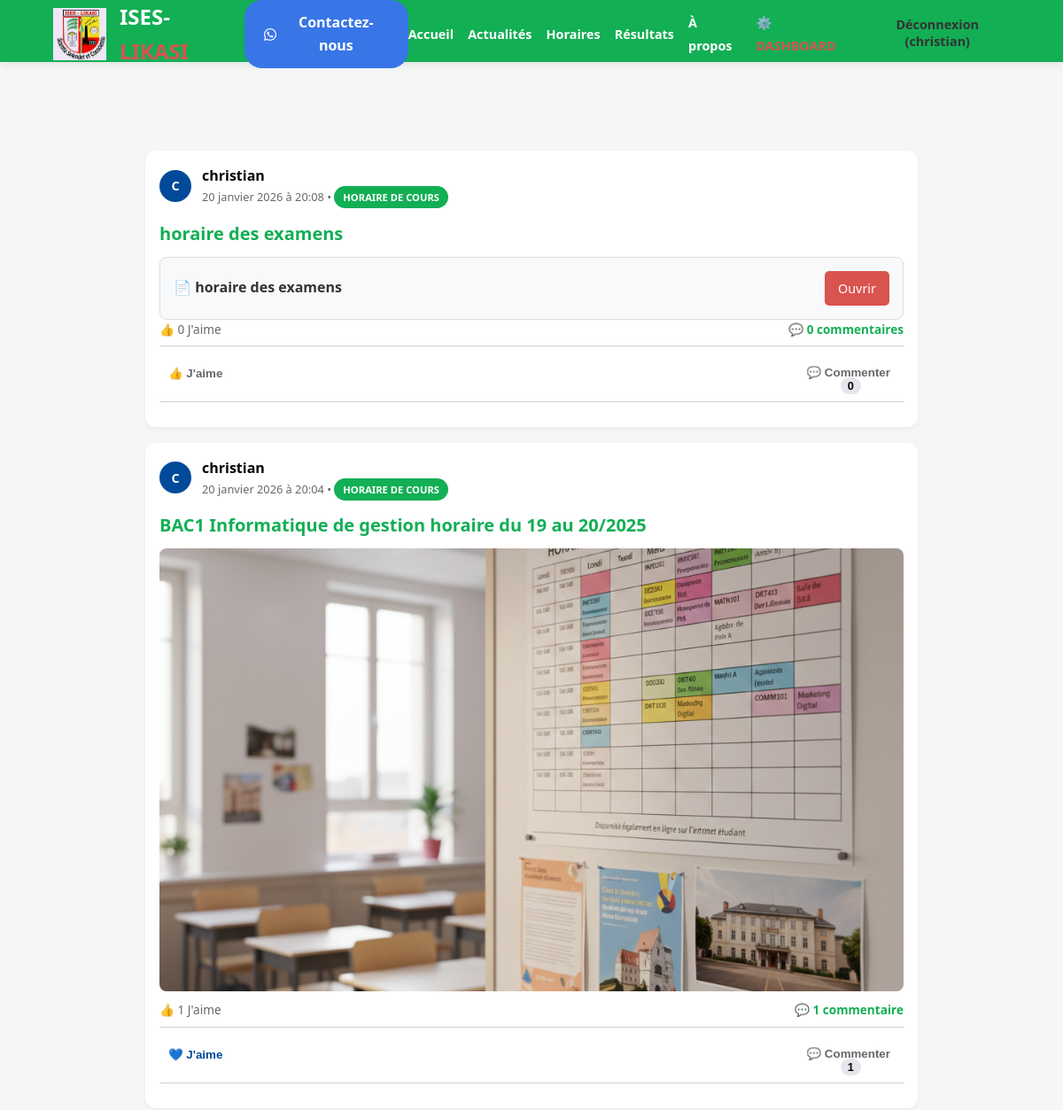
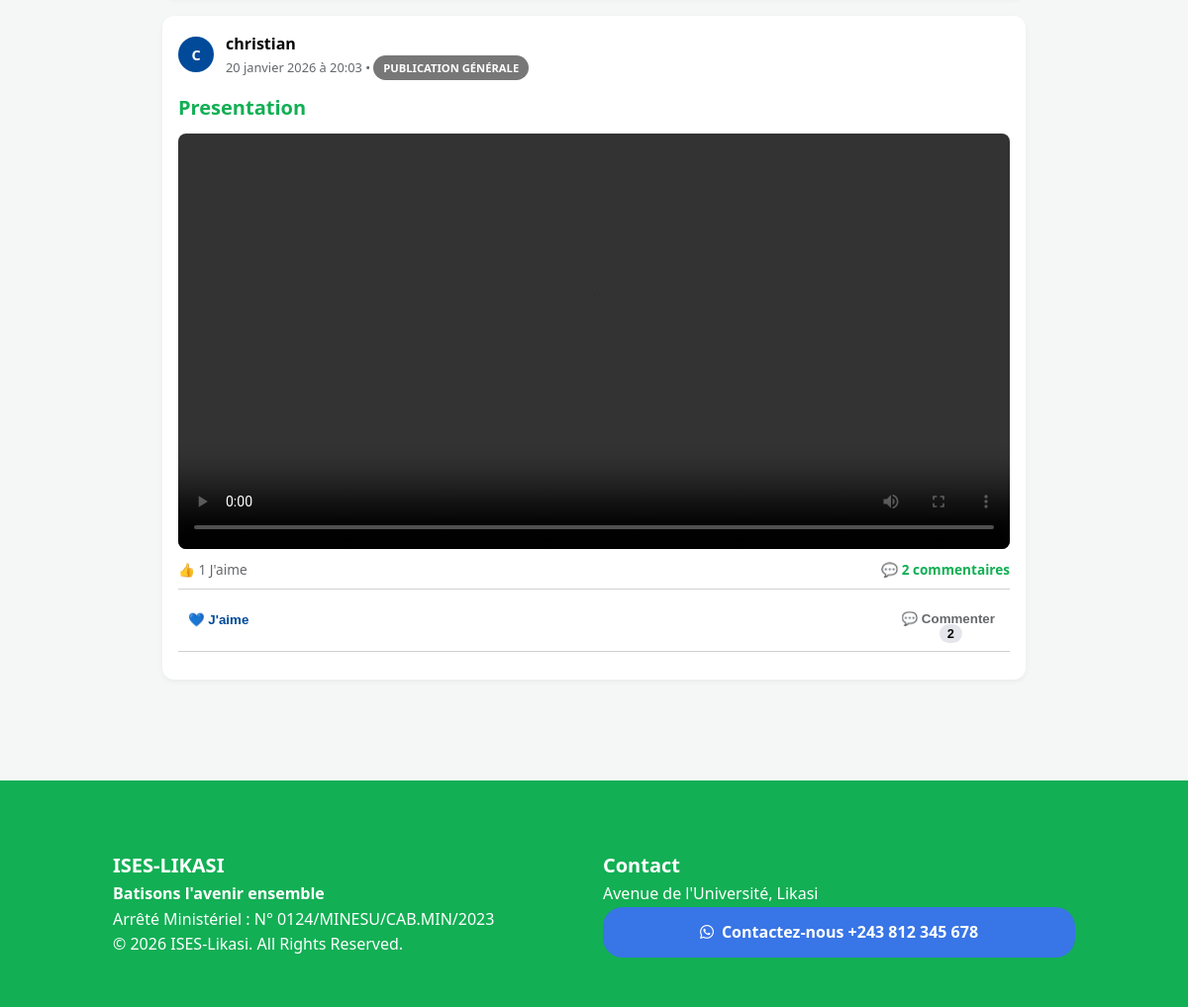
The app's page / (signed in) with its own data (2 pictures, top to bottom).
### portal/models.py (models this page shows)
class Post(models.Model):
    POST_TYPES = (
        ('GENERAL', 'Publication Générale'),
        ('NEWS', 'Communiqué Officiel'),
        ('SCHEDULE', 'Horaire de Cours'),
    )
    author = models.ForeignKey(User, on_delete=models.CASCADE)
    post_type = models.CharField(max_length=10, choices=POST_TYPES, default='GENERAL')
    title = models.CharField(max_length=200)
    content = models.TextField()
    promotion = models.ForeignKey(Promotion, on_delete=models.CASCADE, blank=True, null=True)
    image = models.ImageField(upload_to='posts/', blank=True, null=True)
    video = models.FileField(upload_to='videos/', blank=True, null=True)
    document_pdf = models.FileField(upload_to='documents/', blank=True, null=True)
    created_at = models.DateTimeField(auto_now_add=True)
    likes = models.ManyToManyField(User, related_name='post_likes', blank=True)

### portal/views.py (the view)
# urls.py: path('', views.home_view, name='home'),
def home_view(request):
    posts = Post.objects.all().order_by('-created_at')
    return render(request, 'portal/home.html', {'posts': posts})

### portal/templates/portal/home.html (shortened to what this page needs)
{% extends 'portal/base.html' %}
{% load static %}
{% block content %}
<div class="feed-container">
    {% for post in posts %}
    <div class="post-card">
        <div class="post-header-meta">
            <div class="fb-avatar">{{ post.author.username|slice:":1"|upper }}</div>
            <div class="post-info">
                <span class="post-author-name"><strong>{{ post.author.get_full_name|default:post.author.username }}</strong></span>
                <span class="post-date">{{ post.created_at|date:"d F Y à H:i" }} • <span class="badge {{ post.post_type }}">{{ post.get_post_type_display }}</span></span>
            </div>
        </div>
        <div class="post-content">
            <h2 class="post-title">{{ post.title }}</h2>
            {% if post.image %}<img src="{{ post.image.url }}" class="media-full">{% endif %}
            {% if post.video %}<video controls class="media-full"><source src="{{ post.video.url }}"></video>{% endif %}
            {% if post.document_pdf %}
                <div class="pdf-attachment">
                    <p>📄 <strong>{{ post.title }}</strong></p>
                    <a href="{{ post.document_pdf.url }}" class="btn-pdf-download" target="_blank">Ouvrir</a>
                </div>
            {% endif %}
        </div>
        <div class="fb-comments-wrapper">
            <div class="fb-comment-count">
                <span>👍 {{ post.likes.count }} J'aime</span>
                <span style="font-weight: 600; color: var(--blue);">💬 {{ post.comments.count }} commentaire{{ post.comments.count|pluralize }}</span>
            </div>
            <hr class="fb-divider">
            <div class="social-interaction-btns">
                <form action="{% url 'like_post' post.id %}" method="POST" style="display:inline;">
                    <button type="submit" class="interaction-btn {% if user in post.likes.all %}active-like{% endif %}">
                        {% if user in post.likes.all %}
                            💙 J'aime
                        {% else %}
                            👍 J'aime
                        {% endif %}
                    </button>
                </form>
                <button type="button" class="interaction-btn btn-toggle-comments" onclick="toggleComments('{{ post.id }}')">
                    💬 Commenter <span class="comment-badge">{{ post.comments.count }}</span>
                </button>
            </div>
            <hr class="fb-divider">
        </div>
    </div>
    {% endfor %}
</div>
{% endblock %}

### portal/templates/portal/base.html (shortened to what this page needs)
{% load static %}
<!DOCTYPE html>
<html lang="fr">
<head>
    <link rel="stylesheet" href="{% static 'portal/css/style.css' %}">
    <link rel="stylesheet" href="{% static 'portal/css/responsive.css' %}">
    <link rel="stylesheet" href="https://cdnjs.cloudflare.com/ajax/libs/font-awesome/6.5.2/css/all.min.css">
</head>
<body>
    <div class="top-bar">
        <span>📧 infos@ises-likasi.ac.cd</span>
        <span>📍 Likasi, Haut-Katanga, RDC</span>
    </div>
    <nav class="navbar">
        <div class="nav-container">
            <div class="logo-container">
                <img src="{% static 'portal/images/logo.jpg' %}" alt="Ises logo" class="logo-image">
                <h1 class="logo">ISES-<span>LIKASI</span></h1>
                <div class="whatsApp-btn whatsApp-btn-header">
                    <a href="https://wa.me/243990862014" target="_blank" class="btn-contact">
                        <i class="fab fa-whatsapp"></i> Contactez-nous
                    </a>
                </div>
            </div>
            <ul class="nav-links nav-links-desktop">
                <li><a href="{% url 'home' %}">Accueil</a></li>
                <li><a href="{% url 'announcements' %}">Actualités</a></li>
                <li><a href="{% url 'schedules' %}">Horaires</a></li>
                <li><a href="{% url 'results' %}">Résultats</a></li>
                <li><a href="{% url 'about' %}">À propos</a></li>
                {% if user.is_authenticated %}
                    {% if user.is_staff %}
                        <li><a href="{% url 'teacher_dashboard' %}" style="color: var(--red);">⚙️ DASHBOARD</a></li>
                    {% endif %}
                    <li>
                        <form action="{% url 'logout' %}" method="post" style="display: inline;">
                            <button type="submit" class="logout-button">Déconnexion ({{ user.username }})</button>
                        </form>
                    </li>
                {% else %}
                    <li><a href="{% url 'login' %}">Connexion</a></li>
                    <li><a href="{% url 'register' %}" style="color: var(--blue);">S'inscrire</a></li>
                {% endif %}
            </ul>
        </div>
    </nav>
    <main class="content-wrapper">
        {% block content %}{% endblock %}
    </main>
    <footer class="footer">
        <div class="footer-grid">
            <div>
                <h3>ISES-LIKASI</h3>
                <h4>Batisons l'avenir ensemble</h4>
                <p>Arrêté Ministériel : N° 0124/MINESU/CAB.MIN/2023</p>
                <div>© 2026 ISES-Likasi. All Rights Reserved.</div>
            </div>
            <div>
                <h3>Contact</h3>
                <p>Avenue de l'Université, Likasi</p>
                <div class="whatsApp-btn whatsApp-btn-footer">
                    <a href="https://wa.me/243990862014" target="_blank" class="btn-contact">
                        <i class="fab fa-whatsapp"></i> Contactez-nous  +243 812 345 678
                    </a>
                </div>
            </div>
        </div>
    </footer>
</body>
</html>

### portal/static/portal/css/style.css (style rules this page uses)
:root { --blue: rgb(18, 175, 84); --red: #d9534f; --light: #f4f7f6; --white: #ffffff; }
* { margin: 0; padding: 0; box-sizing: border-box; }
body { font-family: 'Segoe UI', sans-serif; background: var(--light); color: #333; line-height: 1.6; }
.top-bar { background: #003366; color: white; padding: 8px 5%; font-size: 0.8rem; display: flex; justify-content: space-between; }
.navbar { position: fixed; top: 0; width: 100%; height: 70px; background: rgb(18, 175, 84); z-index: 1000; box-shadow: 0 2px 10px rgba(0,0,0,0.1); display: flex; align-items: center; }
.nav-container { width: 90%; margin: auto; display: flex; justify-content: space-between; align-items: center; }
.logo { font-size: 1.5rem; color: var(--white); }
.logo span { color: var(--red); }
div.logo-container { display: flex; justify-content: space-between; align-items: center; }
.logo-image { width: 60px; margin-right: 15px; }
.nav-links { display: flex; gap: 15px; list-style: none; }
.nav-links a { text-decoration: none; color: white; font-weight: 600; font-size: 0.9rem; }
.content-wrapper { margin-top: 100px; padding: 20px 5%; min-height: 80vh; }
.feed-container { max-width: 700px; margin: auto; }
.post-card { background: white; border-radius: 10px; padding: 20px; margin-bottom: 25px; box-shadow: 0 2px 5px rgba(0,0,0,0.05); }
.media-full { width: 100%; border-radius: 8px; margin: 15px 0; }
.badge { padding: 5px 10px; border-radius: 20px; color: white; font-size: 0.7rem; font-weight: bold; text-transform: uppercase; }
.SCHEDULE { background: var(--blue); }
.GENERAL { background: #777; }
.footer { background: rgb(18, 175, 84); color: white; padding: 40px 5% 20px; margin-top: 50px; }
.footer-grid { display: grid; grid-template-columns: repeat(auto-fit, minmax(200px, 1fr)); gap: 30px; }
.post-header-meta { display: flex; gap: 12px; align-items: center; margin-bottom: 15px; }
.post-info { display: flex; flex-direction: column; }
.post-author-name { font-size: 1rem; color: #050505; }
.post-date { font-size: 0.8rem; color: #65676b; }
.post-title { font-size: 1.25rem; margin-bottom: 10px; color: var(--blue); }
.media-full { width: 100%; border-radius: 8px; margin: 10px 0; max-height: 500px; object-fit: cover; }
.social-interaction-btns { display: flex; gap: 20px; padding: 5px 0; }
.interaction-btn { background: none; border: none; color: #65676b; font-weight: 600; cursor: pointer; padding: 5px 10px; border-radius: 5px; }
.pdf-attachment { background: #f8f9fa; border: 1px solid #ddd; padding: 15px; border-radius: 8px; display: flex; justify-content: space-between; align-items: center; }
.btn-pdf-download { background: #d9534f; color: white; padding: 8px 15px; border-radius: 5px; text-decoration: none; font-size: 0.9rem; }
.fb-comment-count { display: flex; justify-content: space-between; font-size: 0.9rem; color: #65676b; padding-bottom: 8px; }
.fb-divider { border: 0; border-top: 1px solid #ced0d4; margin-bottom: 12px; }
.fb-avatar { width: 36px; height: 36px; background: #004a99; color: white; border-radius: 50%; display: flex; align-items: center; justify-content: center; font-weight: bold; font-size: 0.9rem; flex-shrink: 0; }
.comment-badge { background: #e4e6eb; color: #050505; padding: 2px 8px; border-radius: 10px; font-size: 0.8rem; margin-left: 5px; font-weight: bold; }
.fb-comment-count span { font-size: 0.85rem; }
.interaction-btn.active-like { color: #004a99; font-weight: bold; }
.logout-button { background: none; border: none; color: #333; font-weight: 600; font-size: 0.9rem; font-family: 'Segoe UI', sans-serif; cursor: pointer; padding: 0; margin: 0; }
.whatsApp-btn { background-color: rgb(56, 117, 230); padding: 5px 10px; border-radius: 20px; text-align: center; font-weight: 500; transition: background-color 0.3s ease; }
.whatsApp-btn-header { margin-left: 10px; }
.whatsApp-btn a { text-decoration: none; color: white; }

### records on screen
Post: author.username "C", author.get_full_name "christian", created_at "20 janvier 2026 à 20:08", post_type "HORAIRE DE COURS", title "horaire des examens", likes.count "0", comments.count "0", shows "👍 J'aime"
Post: author.username "C", author.get_full_name "christian", created_at "20 janvier 2026 à 20:04", post_type "HORAIRE DE COURS", title "BAC1 Informatique de gestion horaire du 19 au 20/2025", image (picture), likes.count "1", comments.count "1", shows "💙 J'aime"
Post: author.username "C", author.get_full_name "christian", created_at "20 janvier 2026 à 20:03", post_type "PUBLICATION GÉNÉRALE", title "Presentation", likes.count "1", comments.count "2", shows "💙 J'aime"

### other values on screen
{{ user.username }} "christian"
